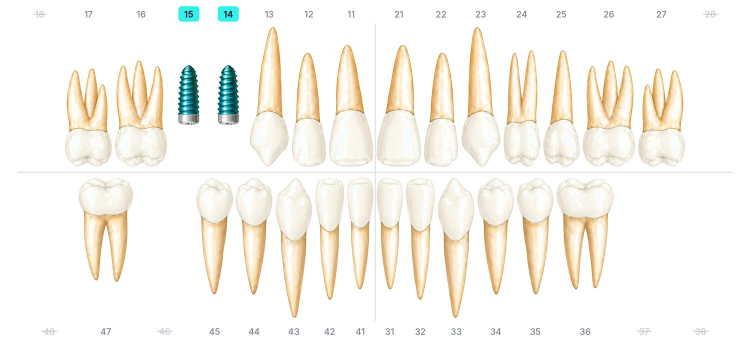
#> input picture treatment-plan-skill/example/chart_visit1.jpg, 1500 x 689 px (shown at 1/2 size)
$ python full_arch_chart.py ../example/chart_visit1.jpg ../example/chart_visit2.jpg ../example/chart_visit2.jpg ../example/chart_visit2.jpg ../example/chart_visit2.jpg
#> lines starting #> are read from the running program, lines starting #| are printed output that depends on the picture
import sys
from PIL import Image, ImageDraw, ImageFont, ImageOps
up, lo, out = sys.argv[1:4]; sinus = sys.argv[4] if len(sys.argv) > 4 else ""; both = len(sys.argv) > 5 and sys.argv[5] == "both"
W=2400; M=60; GAP=40
F="/usr/share/fonts/opentype/inter/"; fb=ImageFont.truetype(F+"Inter-SemiBold.otf",40)
U=Image.open(up).convert("RGBA"); U=U.crop(U.getbbox()); L=Image.open(lo).convert("RGBA"); L=L.crop(L.getbbox())
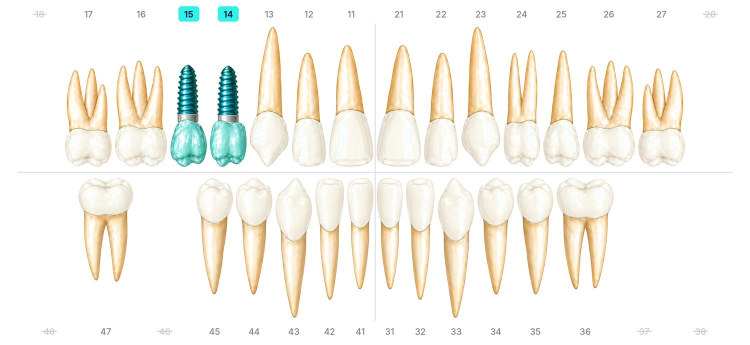
#> input picture treatment-plan-skill/example/chart_visit2.jpg, 1500 x 689 px (shown at 1/2 size)
s=(W-2*M)/max(U.width,L.width)
#> s = 1.52
U=U.resize((round(U.width*s),round(U.height*s)),Image.LANCZOS); L=L.resize((round(L.width*s),round(L.height*s)),Image.LANCZOS)
top=40; SL=None
if sinus:
    SL=Image.open(sinus).convert("RGBA"); SL=SL.crop(SL.getbbox()); sw=480; SL=SL.resize((sw,round(SL.height*sw/SL.width)),Image.LANCZOS); SL=ImageOps.mirror(SL)
#> after `SL = SL.resize((sw, round(SL.height * sw / SL.width)), Image.LANCZOS)`:
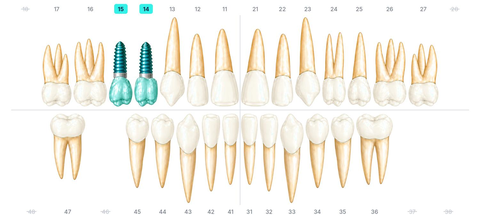
#> SL: PIL image 480x220 RGBA; mean R, G, B, A 247, 244.9, 237.8, 255
#> after `SL = ImageOps.mirror(SL)`:
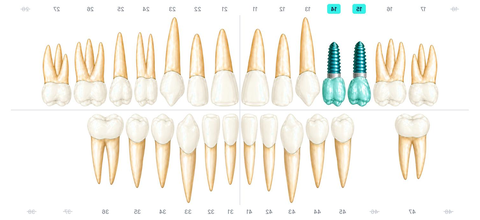
#> SL: PIL image 480x220 RGBA; mean R, G, B, A 247, 244.9, 237.8, 255
    top=40+60+SL.height-150
#> top = 170
H=top+U.height+GAP+L.height+40
#> H = 2344
c=Image.new("RGBA",(W,H),(255,255,255,255)); d=ImageDraw.Draw(c)
#> after `c = Image.new('RGBA', (W, H), (255, 255, 255, 255))`: c: PIL image 2400x2344 RGBA; every value is 255
ux=(W-U.width)//2
#> ux = 60
if SL:
    sides=[(min(ux+int(U.width*0.955), W-SL.width//2-12), SL, "Podniesienie zatoki — lewa strona")]
    if both: sides.append((max(ux+int(U.width*0.045), SL.width//2+12), ImageOps.mirror(SL), "Podniesienie zatoki — prawa strona"))
    for cx,img,t in sides:
        w=d.textlength(t,font=fb); d.text((min(max(cx-w/2,M),W-M-w),40),t,font=fb,fill=(19,37,68)); c.alpha_composite(img,(cx-img.width//2,100))
#> this loop made 1 pass
#> (cx, t, w) on pass 1: (2148, 'Podniesienie zatoki — lewa strona', 658.2)
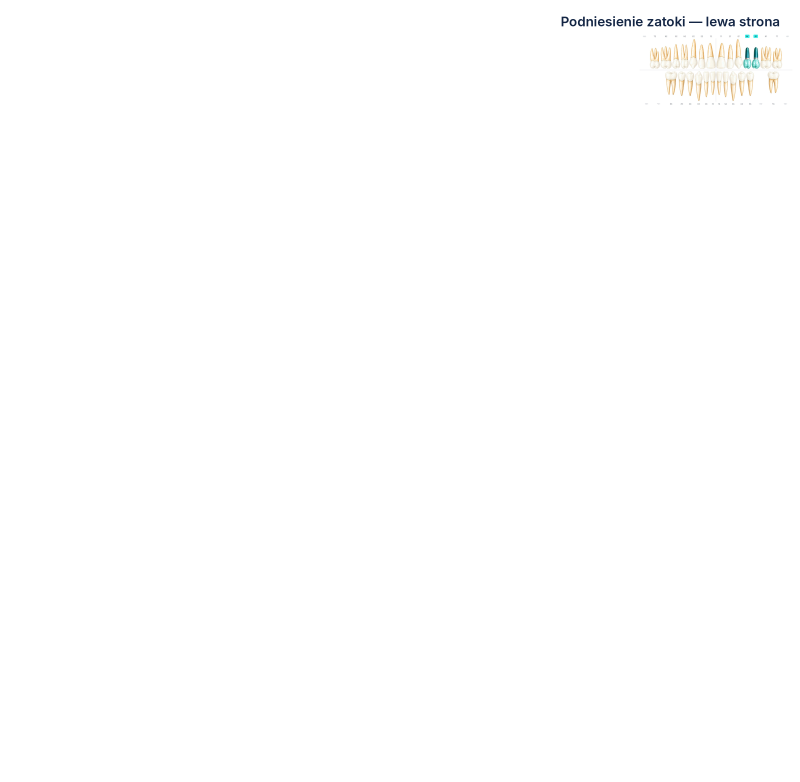
#> c: PIL image 2400x2344 RGBA (shown at 1/3 size); mean R, G, B, A 254.6, 254.6, 254.5, 255
c.alpha_composite(U,(ux,top)); y=top+U.height+GAP//2
#> after `c.alpha_composite(U, (ux, top))`:
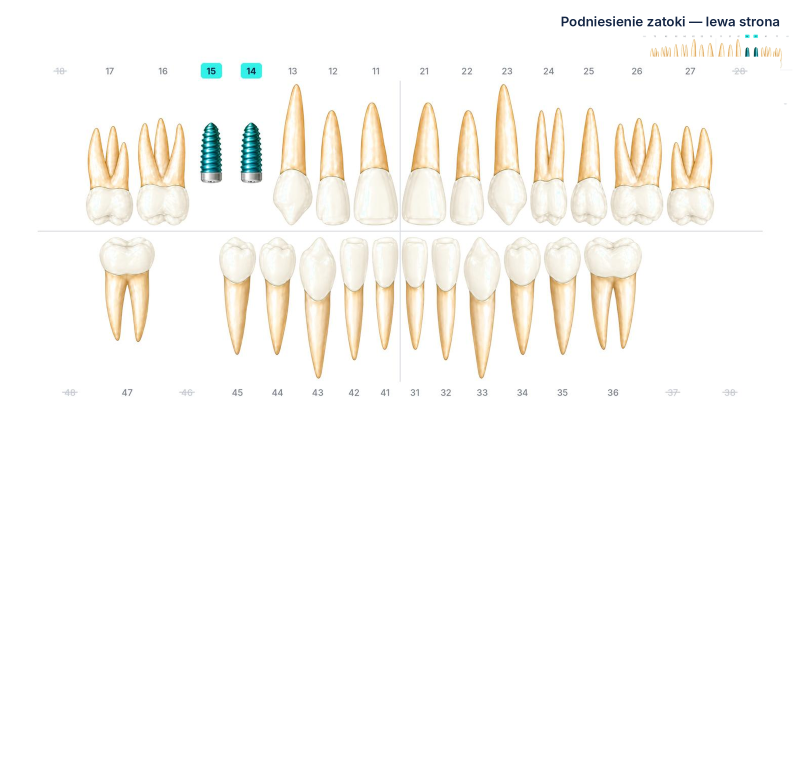
#> c: PIL image 2400x2344 RGBA (shown at 1/3 size); mean R, G, B, A 251.8, 250.6, 247.7, 255
#> after `y = top + U.height + GAP // 2`: y = 1237
d.line((M,y,W-M,y),fill=(214,220,226),width=3)
c.alpha_composite(L,((W-L.width)//2,top+U.height+GAP))
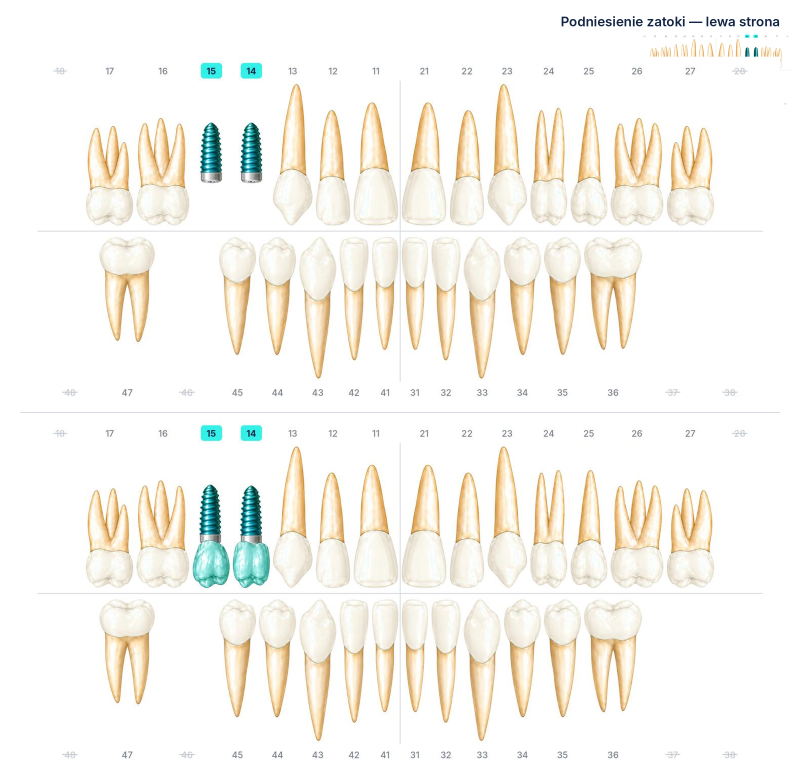
#> c: PIL image 2400x2344 RGBA (shown at 1/3 size); mean R, G, B, A 248.4, 246.3, 240.4, 255
c.convert("RGB").save(out,quality=86,optimize=True,progressive=True); print(out.split("/")[-1], c.size)
#| chart_visit2.jpg (2400, 2344)
